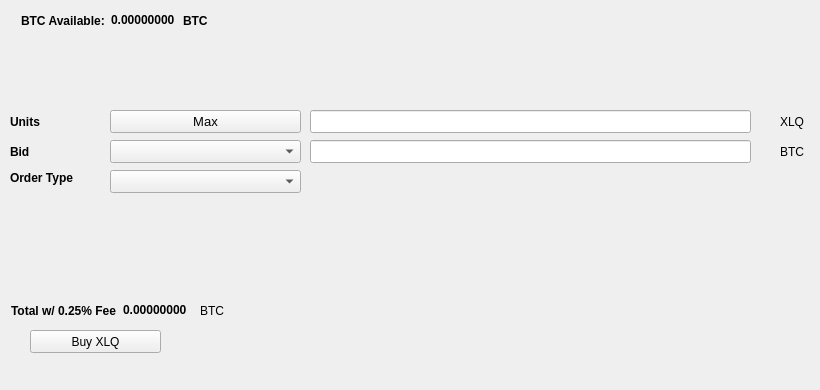
   <widget class="QWidget" name="BuyTab">
    <attribute name="title">
     <string>Buy</string>
    </attribute>
    <widget class="QPushButton" name="BuyXLQ">
     <property name="geometry">
      <rect>
       <x>30</x>
       <y>330</y>
       <width>131</width>
       <height>23</height>
      </rect>
     </property>
     <property name="text">
      <string>Buy XLQ</string>
     </property>
     <property name="icon">
      <iconset resource="../adeptio.qrc">
       <normaloff>:/icons/bitcoin</normaloff>:/icons/bitcoin</iconset>
     </property>
    </widget>
    <widget class="QLabel" name="label_3">
     <property name="geometry">
      <rect>
       <x>10</x>
       <y>110</y>
       <width>46</width>
       <height>23</height>
      </rect>
     </property>
     <property name="font">
      <font>
       <weight>75</weight>
       <bold>true</bold>
      </font>
     </property>
     <property name="text">
      <string>Units</string>
     </property>
    </widget>
    <widget class="QLineEdit" name="UnitsInput">
     <property name="geometry">
      <rect>
       <x>310</x>
       <y>110</y>
       <width>441</width>
       <height>23</height>
      </rect>
     </property>
     <property name="font">
      <font>
       <pointsize>9</pointsize>
       <weight>75</weight>
       <bold>true</bold>
      </font>
     </property>
    </widget>
    <widget class="QLineEdit" name="BuyBidPriceEdit">
     <property name="geometry">
      <rect>
       <x>310</x>
       <y>140</y>
       <width>441</width>
       <height>23</height>
      </rect>
     </property>
     <property name="font">
      <font>
       <pointsize>9</pointsize>
       <weight>75</weight>
       <bold>true</bold>
      </font>
     </property>
    </widget>
    <widget class="QLabel" name="label_4">
     <property name="geometry">
      <rect>
       <x>780</x>
       <y>110</y>
       <width>31</width>
       <height>23</height>
      </rect>
     </property>
     <property name="text">
      <string>XLQ</string>
     </property>
    </widget>
    <widget class="QLabel" name="label_5">
     <property name="geometry">
      <rect>
       <x>780</x>
       <y>140</y>
       <width>31</width>
       <height>23</height>
      </rect>
     </property>
     <property name="text">
      <string>BTC</string>
     </property>
    </widget>
    <widget class="QLabel" name="label_6">
     <property name="geometry">
      <rect>
       <x>10</x>
       <y>140</y>
       <width>46</width>
       <height>23</height>
      </rect>
     </property>
     <property name="font">
      <font>
       <weight>75</weight>
       <bold>true</bold>
      </font>
     </property>
     <property name="text">
      <string>Bid</string>
     </property>
    </widget>
    <widget class="QLabel" name="label_7">
     <property name="geometry">
      <rect>
       <x>10</x>
       <y>170</y>
       <width>91</width>
       <height>16</height>
      </rect>
     </property>
     <property name="font">
      <font>
       <weight>75</weight>
       <bold>true</bold>
      </font>
     </property>
     <property name="text">
      <string>Order Type</string>
     </property>
    </widget>
    <widget class="QPushButton" name="Buy_Max_Amount">
     <property name="geometry">
      <rect>
       <x>110</x>
       <y>110</y>
       <width>191</width>
       <height>23</height>
      </rect>
     </property>
     <property name="font">
      <font>
       <pointsize>10</pointsize>
      </font>
     </property>
     <property name="text">
      <string>Max</string>
     </property>
    </widget>
    <widget class="QComboBox" name="BuyBidcomboBox">
     <property name="geometry">
      <rect>
       <x>110</x>
       <y>140</y>
       <width>191</width>
       <height>23</height>
      </rect>
     </property>
     <property name="font">
      <font>
       <pointsize>10</pointsize>
      </font>
     </property>
    </widget>
    <widget class="QComboBox" name="buyOrdertypeCombo">
     <property name="geometry">
      <rect>
       <x>110</x>
       <y>170</y>
       <width>191</width>
       <height>23</height>
      </rect>
     </property>
     <property name="font">
      <font>
       <pointsize>10</pointsize>
      </font>
     </property>
    </widget>
    <widget class="QWidget" name="layoutWidget1">
     <property name="geometry">
      <rect>
       <x>21</x>
       <y>11</y>
       <width>227</width>
       <height>19</height>
      </rect>
     </property>
     <layout class="QHBoxLayout" name="horizontalLayout_3">
      <item>
       <widget class="QLabel" name="label232">
        <property name="font">
         <font>
          <weight>75</weight>
          <bold>true</bold>
         </font>
        </property>
        <property name="text">
         <string>BTC Available:</string>
        </property>
       </widget>
      </item>
      <item>
       <widget class="QLabel" name="BtcAvailableLbl">
        <property name="palette">
         <palette>
          <active>
           <colorrole role="WindowText">
            <brush brushstyle="SolidPattern">
             <color alpha="255">
              <red>0</red>
              <green>0</green>
              <blue>0</blue>
             </color>
            </brush>
           </colorrole>
           <colorrole role="Button">
            <brush brushstyle="SolidPattern">
             <color alpha="255">
              <red>0</red>
              <green>170</green>
              <blue>0</blue>
             </color>
            </brush>
           </colorrole>
           <colorrole role="Light">
            <brush brushstyle="SolidPattern">
             <color alpha="255">
              <red>0</red>
              <green>255</green>
              <blue>0</blue>
             </color>
            </brush>
           </colorrole>
           <colorrole role="Midlight">
            <brush brushstyle="SolidPattern">
             <color alpha="255">
              <red>0</red>
              <green>212</green>
              <blue>0</blue>
             </color>
            </brush>
           </colorrole>
           <colorrole role="Dark">
            <brush brushstyle="SolidPattern">
             <color alpha="255">
              <red>0</red>
              <green>85</green>
              <blue>0</blue>
             </color>
            </brush>
           </colorrole>
           <colorrole role="Mid">
            <brush brushstyle="SolidPattern">
             <color alpha="255">
              <red>0</red>
              <green>113</green>
              <blue>0</blue>
             </color>
            </brush>
           </colorrole>
           <colorrole role="Text">
            <brush brushstyle="SolidPattern">
             <color alpha="255">
              <red>0</red>
              <green>170</green>
              <blue>0</blue>
             </color>
            </brush>
           </colorrole>
           <colorrole role="BrightText">
            <brush brushstyle="SolidPattern">
             <color alpha="255">
              <red>255</red>
              <green>255</green>
              <blue>255</blue>
             </color>
            </brush>
           </colorrole>
           <colorrole role="ButtonText">
            <brush brushstyle="SolidPattern">
             <color alpha="255">
              <red>0</red>
              <green>0</green>
              <blue>0</blue>
             </color>
            </brush>
           </colorrole>
           <colorrole role="Base">
            <brush brushstyle="SolidPattern">
             <color alpha="255">
              <red>255</red>
              <green>255</green>
              <blue>255</blue>
             </color>
            </brush>
           </colorrole>
           <colorrole role="Window">
            <brush brushstyle="SolidPattern">
             <color alpha="255">
              <red>0</red>
              <green>170</green>
              <blue>0</blue>
             </color>
            </brush>
           </colorrole>
           <colorrole role="Shadow">
            <brush brushstyle="SolidPattern">
             <color alpha="255">
              <red>0</red>
              <green>0</green>
              <blue>0</blue>
             </color>
            </brush>
           </colorrole>
           <colorrole role="AlternateBase">
            <brush brushstyle="SolidPattern">
             <color alpha="255">
              <red>127</red>
              <green>212</green>
              <blue>127</blue>
             </color>
            </brush>
           </colorrole>
           <colorrole role="ToolTipBase">
            <brush brushstyle="SolidPattern">
             <color alpha="255">
              <red>255</red>
              <green>255</green>
              <blue>220</blue>
             </color>
            </brush>
           </colorrole>
           <colorrole role="ToolTipText">
            <brush brushstyle="SolidPattern">
             <color alpha="255">
              <red>0</red>
              <green>0</green>
              <blue>0</blue>
             </color>
            </brush>
           </colorrole>
          </active>
          <inactive>
           <colorrole role="WindowText">
            <brush brushstyle="SolidPattern">
             <color alpha="255">
              <red>0</red>
              <green>0</green>
              <blue>0</blue>
             </color>
            </brush>
           </colorrole>
           <colorrole role="Button">
            <brush brushstyle="SolidPattern">
             <color alpha="255">
              <red>0</red>
              <green>170</green>
              <blue>0</blue>
             </color>
            </brush>
           </colorrole>
           <colorrole role="Light">
            <brush brushstyle="SolidPattern">
             <color alpha="255">
              <red>0</red>
              <green>255</green>
              <blue>0</blue>
             </color>
            </brush>
           </colorrole>
           <colorrole role="Midlight">
            <brush brushstyle="SolidPattern">
             <color alpha="255">
              <red>0</red>
              <green>212</green>
              <blue>0</blue>
             </color>
            </brush>
           </colorrole>
           <colorrole role="Dark">
            <brush brushstyle="SolidPattern">
             <color alpha="255">
              <red>0</red>
              <green>85</green>
              <blue>0</blue>
             </color>
            </brush>
           </colorrole>
           <colorrole role="Mid">
            <brush brushstyle="SolidPattern">
             <color alpha="255">
              <red>0</red>
              <green>113</green>
              <blue>0</blue>
             </color>
            </brush>
           </colorrole>
           <colorrole role="Text">
            <brush brushstyle="SolidPattern">
             <color alpha="255">
              <red>0</red>
              <green>170</green>
              <blue>0</blue>
             </color>
            </brush>
           </colorrole>
           <colorrole role="BrightText">
            <brush brushstyle="SolidPattern">
             <color alpha="255">
              <red>255</red>
              <green>255</green>
              <blue>255</blue>
             </color>
            </brush>
           </colorrole>
           <colorrole role="ButtonText">
            <brush brushstyle="SolidPattern">
             <color alpha="255">
              <red>0</red>
              <green>0</green>
              <blue>0</blue>
             </color>
            </brush>
           </colorrole>
           <colorrole role="Base">
            <brush brushstyle="SolidPattern">
             <color alpha="255">
              <red>255</red>
              <green>255</green>
              <blue>255</blue>
             </color>
            </brush>
           </colorrole>
           <colorrole role="Window">
            <brush brushstyle="SolidPattern">
             <color alpha="255">
              <red>0</red>
              <green>170</green>
              <blue>0</blue>
             </color>
            </brush>
           </colorrole>
           <colorrole role="Shadow">
            <brush brushstyle="SolidPattern">
             <color alpha="255">
              <red>0</red>
              <green>0</green>
              <blue>0</blue>
             </color>
            </brush>
           </colorrole>
           <colorrole role="AlternateBase">
            <brush brushstyle="SolidPattern">
             <color alpha="255">
              <red>127</red>
              <green>212</green>
              <blue>127</blue>
             </color>
            </brush>
           </colorrole>
           <colorrole role="ToolTipBase">
            <brush brushstyle="SolidPattern">
             <color alpha="255">
              <red>255</red>
              <green>255</green>
              <blue>220</blue>
             </color>
            </brush>
           </colorrole>
           <colorrole role="ToolTipText">
            <brush brushstyle="SolidPattern">
             <color alpha="255">
              <red>0</red>
              <green>0</green>
              <blue>0</blue>
             </color>
            </brush>
           </colorrole>
          </inactive>
          <disabled>
           <colorrole role="WindowText">
            <brush brushstyle="SolidPattern">
             <color alpha="255">
              <red>0</red>
              <green>85</green>
              <blue>0</blue>
             </color>
            </brush>
           </colorrole>
           <colorrole role="Button">
            <brush brushstyle="SolidPattern">
             <color alpha="255">
              <red>0</red>
              <green>170</green>
              <blue>0</blue>
             </color>
            </brush>
           </colorrole>
           <colorrole role="Light">
            <brush brushstyle="SolidPattern">
             <color alpha="255">
              <red>0</red>
              <green>255</green>
              <blue>0</blue>
             </color>
            </brush>
           </colorrole>
           <colorrole role="Midlight">
            <brush brushstyle="SolidPattern">
             <color alpha="255">
              <red>0</red>
              <green>212</green>
              <blue>0</blue>
             </color>
            </brush>
           </colorrole>
           <colorrole role="Dark">
            <brush brushstyle="SolidPattern">
             <color alpha="255">
              <red>0</red>
              <green>85</green>
              <blue>0</blue>
             </color>
            </brush>
           </colorrole>
           <colorrole role="Mid">
            <brush brushstyle="SolidPattern">
             <color alpha="255">
              <red>0</red>
              <green>113</green>
              <blue>0</blue>
             </color>
            </brush>
           </colorrole>
           <colorrole role="Text">
            <brush brushstyle="SolidPattern">
             <color alpha="255">
              <red>0</red>
              <green>85</green>
              <blue>0</blue>
             </color>
            </brush>
           </colorrole>
           <colorrole role="BrightText">
            <brush brushstyle="SolidPattern">
             <color alpha="255">
              <red>255</red>
              <green>255</green>
              <blue>255</blue>
             </color>
            </brush>
           </colorrole>
           <colorrole role="ButtonText">
            <brush brushstyle="SolidPattern">
             <color alpha="255">
              <red>0</red>
              <green>85</green>
              <blue>0</blue>
             </color>
            </brush>
           </colorrole>
           <colorrole role="Base">
            <brush brushstyle="SolidPattern">
             <color alpha="255">
              <red>0</red>
              <green>170</green>
              <blue>0</blue>
             </color>
            </brush>
           </colorrole>
           <colorrole role="Window">
            <brush brushstyle="SolidPattern">
             <color alpha="255">
              <red>0</red>
              <green>170</green>
              <blue>0</blue>
             </color>
            </brush>
           </colorrole>
           <colorrole role="Shadow">
            <brush brushstyle="SolidPattern">
             <color alpha="255">
              <red>0</red>
              <green>0</green>
              <blue>0</blue>
             </color>
            </brush>
           </colorrole>
           <colorrole role="AlternateBase">
            <brush brushstyle="SolidPattern">
             <color alpha="255">
              <red>0</red>
              <green>170</green>
              <blue>0</blue>
             </color>
            </brush>
           </colorrole>
           <colorrole role="ToolTipBase">
            <brush brushstyle="SolidPattern">
             <color alpha="255">
              <red>255</red>
              <green>255</green>
              <blue>220</blue>
             </color>
            </brush>
           </colorrole>
           <colorrole role="ToolTipText">
            <brush brushstyle="SolidPattern">
             <color alpha="255">
              <red>0</red>
              <green>0</green>
              <blue>0</blue>
             </color>
            </brush>
           </colorrole>
          </disabled>
         </palette>
        </property>
        <property name="font">
         <font>
          <weight>75</weight>
          <bold>true</bold>
         </font>
        </property>
        <property name="text">
         <string>0.00000000</string>
        </property>
        <property name="textInteractionFlags">
         <set>Qt::LinksAccessibleByMouse|Qt::TextSelectableByKeyboard|Qt::TextSelectableByMouse</set>
        </property>
       </widget>
      </item>
      <item>
       <widget class="QLabel" name="BtcAvailableLbl_2">
        <property name="font">
         <font>
          <weight>75</weight>
          <bold>true</bold>
         </font>
        </property>
        <property name="text">
         <string>BTC</string>
        </property>
       </widget>
      </item>
     </layout>
    </widget>
    <widget class="QWidget" name="layoutWidge2">
     <property name="geometry">
      <rect>
       <x>11</x>
       <y>301</y>
       <width>259</width>
       <height>19</height>
      </rect>
     </property>
     <layout class="QHBoxLayout" name="horizontalLayout_4">
      <item>
       <widget class="QLabel" name="label_9">
        <property name="font">
         <font>
          <weight>75</weight>
          <bold>true</bold>
         </font>
        </property>
        <property name="text">
         <string>Total w/ 0.25% Fee</string>
        </property>
       </widget>
      </item>
      <item>
       <widget class="QLabel" name="BuyCostLabel">
        <property name="palette">
         <palette>
          <active>
           <colorrole role="WindowText">
            <brush brushstyle="SolidPattern">
             <color alpha="255">
              <red>0</red>
              <green>0</green>
              <blue>0</blue>
             </color>
            </brush>
           </colorrole>
           <colorrole role="Button">
            <brush brushstyle="SolidPattern">
             <color alpha="255">
              <red>0</red>
              <green>170</green>
              <blue>0</blue>
             </color>
            </brush>
           </colorrole>
           <colorrole role="Light">
            <brush brushstyle="SolidPattern">
             <color alpha="255">
              <red>0</red>
              <green>255</green>
              <blue>0</blue>
             </color>
            </brush>
           </colorrole>
           <colorrole role="Midlight">
            <brush brushstyle="SolidPattern">
             <color alpha="255">
              <red>0</red>
              <green>212</green>
              <blue>0</blue>
             </color>
            </brush>
           </colorrole>
           <colorrole role="Dark">
            <brush brushstyle="SolidPattern">
             <color alpha="255">
              <red>0</red>
              <green>85</green>
              <blue>0</blue>
             </color>
            </brush>
           </colorrole>
           <colorrole role="Mid">
            <brush brushstyle="SolidPattern">
             <color alpha="255">
              <red>0</red>
              <green>113</green>
              <blue>0</blue>
             </color>
            </brush>
           </colorrole>
           <colorrole role="Text">
            <brush brushstyle="SolidPattern">
             <color alpha="255">
              <red>0</red>
              <green>170</green>
              <blue>0</blue>
             </color>
            </brush>
           </colorrole>
           <colorrole role="BrightText">
            <brush brushstyle="SolidPattern">
             <color alpha="255">
              <red>255</red>
              <green>255</green>
              <blue>255</blue>
             </color>
            </brush>
           </colorrole>
           <colorrole role="ButtonText">
            <brush brushstyle="SolidPattern">
             <color alpha="255">
              <red>0</red>
              <green>0</green>
              <blue>0</blue>
             </color>
            </brush>
           </colorrole>
           <colorrole role="Base">
            <brush brushstyle="SolidPattern">
             <color alpha="255">
              <red>255</red>
              <green>255</green>
              <blue>255</blue>
             </color>
            </brush>
           </colorrole>
           <colorrole role="Window">
            <brush brushstyle="SolidPattern">
             <color alpha="255">
              <red>0</red>
              <green>170</green>
              <blue>0</blue>
             </color>
            </brush>
           </colorrole>
           <colorrole role="Shadow">
            <brush brushstyle="SolidPattern">
             <color alpha="255">
              <red>0</red>
              <green>0</green>
              <blue>0</blue>
             </color>
            </brush>
           </colorrole>
           <colorrole role="AlternateBase">
            <brush brushstyle="SolidPattern">
             <color alpha="255">
              <red>127</red>
              <green>212</green>
              <blue>127</blue>
             </color>
            </brush>
           </colorrole>
           <colorrole role="ToolTipBase">
            <brush brushstyle="SolidPattern">
             <color alpha="255">
              <red>255</red>
              <green>255</green>
              <blue>220</blue>
             </color>
            </brush>
           </colorrole>
           <colorrole role="ToolTipText">
            <brush brushstyle="SolidPattern">
             <color alpha="255">
              <red>0</red>
              <green>0</green>
              <blue>0</blue>
             </color>
            </brush>
           </colorrole>
          </active>
          <inactive>
           <colorrole role="WindowText">
            <brush brushstyle="SolidPattern">
             <color alpha="255">
              <red>0</red>
              <green>0</green>
              <blue>0</blue>
             </color>
            </brush>
           </colorrole>
           <colorrole role="Button">
            <brush brushstyle="SolidPattern">
             <color alpha="255">
              <red>0</red>
              <green>170</green>
              <blue>0</blue>
             </color>
            </brush>
           </colorrole>
           <colorrole role="Light">
            <brush brushstyle="SolidPattern">
             <color alpha="255">
              <red>0</red>
              <green>255</green>
              <blue>0</blue>
             </color>
            </brush>
           </colorrole>
           <colorrole role="Midlight">
            <brush brushstyle="SolidPattern">
             <color alpha="255">
              <red>0</red>
              <green>212</green>
              <blue>0</blue>
             </color>
            </brush>
           </colorrole>
           <colorrole role="Dark">
            <brush brushstyle="SolidPattern">
             <color alpha="255">
              <red>0</red>
              <green>85</green>
              <blue>0</blue>
             </color>
            </brush>
           </colorrole>
           <colorrole role="Mid">
            <brush brushstyle="SolidPattern">
             <color alpha="255">
              <red>0</red>
              <green>113</green>
              <blue>0</blue>
             </color>
            </brush>
           </colorrole>
           <colorrole role="Text">
            <brush brushstyle="SolidPattern">
             <color alpha="255">
              <red>0</red>
              <green>170</green>
              <blue>0</blue>
             </color>
            </brush>
           </colorrole>
           <colorrole role="BrightText">
            <brush brushstyle="SolidPattern">
             <color alpha="255">
              <red>255</red>
              <green>255</green>
              <blue>255</blue>
             </color>
            </brush>
           </colorrole>
           <colorrole role="ButtonText">
            <brush brushstyle="SolidPattern">
             <color alpha="255">
              <red>0</red>
              <green>0</green>
              <blue>0</blue>
             </color>
            </brush>
           </colorrole>
           <colorrole role="Base">
            <brush brushstyle="SolidPattern">
             <color alpha="255">
              <red>255</red>
              <green>255</green>
              <blue>255</blue>
             </color>
            </brush>
           </colorrole>
           <colorrole role="Window">
            <brush brushstyle="SolidPattern">
             <color alpha="255">
              <red>0</red>
              <green>170</green>
              <blue>0</blue>
             </color>
            </brush>
           </colorrole>
           <colorrole role="Shadow">
            <brush brushstyle="SolidPattern">
             <color alpha="255">
              <red>0</red>
              <green>0</green>
              <blue>0</blue>
             </color>
            </brush>
           </colorrole>
           <colorrole role="AlternateBase">
            <brush brushstyle="SolidPattern">
             <color alpha="255">
              <red>127</red>
              <green>212</green>
              <blue>127</blue>
             </color>
            </brush>
           </colorrole>
           <colorrole role="ToolTipBase">
            <brush brushstyle="SolidPattern">
             <color alpha="255">
              <red>255</red>
              <green>255</green>
              <blue>220</blue>
             </color>
            </brush>
           </colorrole>
           <colorrole role="ToolTipText">
            <brush brushstyle="SolidPattern">
             <color alpha="255">
              <red>0</red>
              <green>0</green>
              <blue>0</blue>
             </color>
            </brush>
           </colorrole>
          </inactive>
          <disabled>
           <colorrole role="WindowText">
            <brush brushstyle="SolidPattern">
             <color alpha="255">
              <red>0</red>
              <green>85</green>
              <blue>0</blue>
             </color>
            </brush>
           </colorrole>
           <colorrole role="Button">
            <brush brushstyle="SolidPattern">
             <color alpha="255">
              <red>0</red>
              <green>170</green>
              <blue>0</blue>
             </color>
            </brush>
           </colorrole>
           <colorrole role="Light">
            <brush brushstyle="SolidPattern">
             <color alpha="255">
              <red>0</red>
              <green>255</green>
              <blue>0</blue>
             </color>
            </brush>
           </colorrole>
           <colorrole role="Midlight">
            <brush brushstyle="SolidPattern">
             <color alpha="255">
              <red>0</red>
              <green>212</green>
              <blue>0</blue>
             </color>
            </brush>
           </colorrole>
           <colorrole role="Dark">
            <brush brushstyle="SolidPattern">
             <color alpha="255">
              <red>0</red>
              <green>85</green>
              <blue>0</blue>
             </color>
            </brush>
           </colorrole>
           <colorrole role="Mid">
            <brush brushstyle="SolidPattern">
             <color alpha="255">
              <red>0</red>
              <green>113</green>
              <blue>0</blue>
             </color>
            </brush>
           </colorrole>
           <colorrole role="Text">
            <brush brushstyle="SolidPattern">
             <color alpha="255">
              <red>0</red>
              <green>85</green>
              <blue>0</blue>
             </color>
            </brush>
           </colorrole>
           <colorrole role="BrightText">
            <brush brushstyle="SolidPattern">
             <color alpha="255">
              <red>255</red>
              <green>255</green>
              <blue>255</blue>
             </color>
            </brush>
           </colorrole>
           <colorrole role="ButtonText">
            <brush brushstyle="SolidPattern">
             <color alpha="255">
              <red>0</red>
              <green>85</green>
              <blue>0</blue>
             </color>
            </brush>
           </colorrole>
           <colorrole role="Base">
            <brush brushstyle="SolidPattern">
             <color alpha="255">
              <red>0</red>
              <green>170</green>
              <blue>0</blue>
             </color>
            </brush>
           </colorrole>
           <colorrole role="Window">
            <brush brushstyle="SolidPattern">
             <color alpha="255">
              <red>0</red>
              <green>170</green>
              <blue>0</blue>
             </color>
            </brush>
           </colorrole>
           <colorrole role="Shadow">
            <brush brushstyle="SolidPattern">
             <color alpha="255">
              <red>0</red>
              <green>0</green>
              <blue>0</blue>
             </color>
            </brush>
           </colorrole>
           <colorrole role="AlternateBase">
            <brush brushstyle="SolidPattern">
             <color alpha="255">
              <red>0</red>
              <green>170</green>
              <blue>0</blue>
             </color>
            </brush>
           </colorrole>
           <colorrole role="ToolTipBase">
            <brush brushstyle="SolidPattern">
             <color alpha="255">
              <red>255</red>
              <green>255</green>
              <blue>220</blue>
             </color>
            </brush>
           </colorrole>
           <colorrole role="ToolTipText">
            <brush brushstyle="SolidPattern">
             <color alpha="255">
              <red>0</red>
              <green>0</green>
              <blue>0</blue>
             </color>
            </brush>
           </colorrole>
          </disabled>
         </palette>
        </property>
        <property name="font">
         <font>
          <weight>75</weight>
          <bold>true</bold>
         </font>
        </property>
        <property name="autoFillBackground">
         <bool>false</bool>
        </property>
        <property name="text">
         <string>0.00000000</string>
        </property>
        <property name="textInteractionFlags">
         <set>Qt::LinksAccessibleByMouse|Qt::TextSelectableByMouse</set>
        </property>
       </widget>
      </item>
      <item>
       <widget class="QLabel" name="label_10">
        <property name="font">
         <font>
          <weight>50</weight>
          <bold>false</bold>
         </font>
        </property>
        <property name="text">
         <string>BTC</string>
        </property>
       </widget>
      </item>
     </layout>
    </widget>
    <widget class="QLabel" name="label_24">
     <property name="geometry">
      <rect>
       <x>460</x>
       <y>300</y>
       <width>281</width>
       <height>81</height>
      </rect>
     </property>
     <property name="text">
      <string/>
     </property>
     <property name="pixmap">
      <pixmap>:/images/bittrex</pixmap>
     </property>
    </widget>
   </widget>
